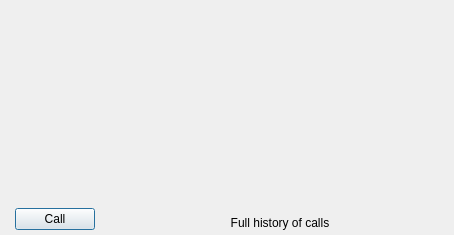
<?xml version="1.0" encoding="UTF-8"?>
<ui version="4.0">
 <class>PhoneDialerDialog</class>
 <widget class="QDialog" name="PhoneDialerDialog">
  <property name="geometry">
   <rect>
    <x>0</x>
    <y>0</y>
    <width>454</width>
    <height>235</height>
   </rect>
  </property>
  <property name="windowTitle">
   <string>Calls</string>
  </property>
  <layout class="QHBoxLayout" name="horizontalLayout_2" stretch="0,1">
   <property name="margin">
    <number>5</number>
   </property>
   <item>
    <layout class="QVBoxLayout" name="verticalLayout">
     <item>
      <widget class="DialerWidget" name="dwtDialer" native="true">
       <property name="sizePolicy">
        <sizepolicy hsizetype="Preferred" vsizetype="Expanding">
         <horstretch>0</horstretch>
         <verstretch>0</verstretch>
        </sizepolicy>
       </property>
       <property name="focusPolicy">
        <enum>Qt::StrongFocus</enum>
       </property>
      </widget>
     </item>
     <item>
      <layout class="QHBoxLayout" name="horizontalLayout">
       <item>
        <spacer name="horizontalSpacer">
         <property name="orientation">
          <enum>Qt::Horizontal</enum>
         </property>
         <property name="sizeHint" stdset="0">
          <size>
           <width>10</width>
           <height>20</height>
          </size>
         </property>
        </spacer>
       </item>
       <item>
        <widget class="QPushButton" name="pbtCall">
         <property name="text">
          <string>Call</string>
         </property>
         <property name="iconSize">
          <size>
           <width>22</width>
           <height>22</height>
          </size>
         </property>
         <property name="default">
          <bool>true</bool>
         </property>
        </widget>
       </item>
       <item>
        <spacer name="horizontalSpacer_2">
         <property name="orientation">
          <enum>Qt::Horizontal</enum>
         </property>
         <property name="sizeHint" stdset="0">
          <size>
           <width>10</width>
           <height>20</height>
          </size>
         </property>
        </spacer>
       </item>
      </layout>
     </item>
    </layout>
   </item>
   <item>
    <layout class="QVBoxLayout" name="verticalLayout_2">
     <item>
      <widget class="QWidget" name="wdtHistory" native="true">
       <property name="sizePolicy">
        <sizepolicy hsizetype="Expanding" vsizetype="Expanding">
         <horstretch>0</horstretch>
         <verstretch>0</verstretch>
        </sizepolicy>
       </property>
      </widget>
     </item>
     <item>
      <widget class="QLabel" name="lblFullHistory">
       <property name="text">
        <string notr="true">Full history of calls</string>
       </property>
       <property name="textFormat">
        <enum>Qt::RichText</enum>
       </property>
       <property name="alignment">
        <set>Qt::AlignCenter</set>
       </property>
      </widget>
     </item>
    </layout>
   </item>
  </layout>
 </widget>
 <layoutdefault spacing="6" margin="11"/>
 <customwidgets>
  <customwidget>
   <class>DialerWidget</class>
   <extends>QWidget</extends>
   <header>dialerwidget.h</header>
   <container>1</container>
  </customwidget>
 </customwidgets>
 <tabstops>
  <tabstop>pbtCall</tabstop>
  <tabstop>dwtDialer</tabstop>
 </tabstops>
 <resources/>
 <connections/>
</ui>
